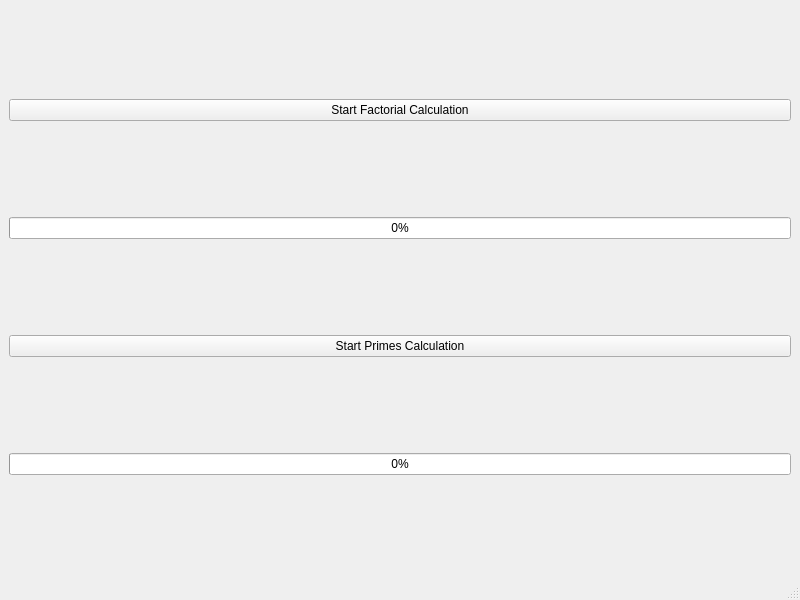
<?xml version="1.0" encoding="UTF-8"?>
<ui version="4.0">
 <class>MainWindow</class>
 <widget class="QMainWindow" name="MainWindow">
  <property name="geometry">
   <rect>
    <x>0</x>
    <y>0</y>
    <width>800</width>
    <height>600</height>
   </rect>
  </property>
  <property name="windowTitle">
   <string>MainWindow</string>
  </property>
  <widget class="QWidget" name="centralwidget">
   <layout class="QVBoxLayout" name="verticalLayout">
    <item>
     <widget class="QPushButton" name="buttonFactorial">
      <property name="text">
       <string>Start Factorial Calculation</string>
      </property>
     </widget>
    </item>
    <item>
     <widget class="QProgressBar" name="progressFactorial">
      <property name="minimum">
       <number>0</number>
      </property>
      <property name="maximum">
       <number>100</number>
      </property>
      <property name="value">
       <number>0</number>
      </property>
     </widget>
    </item>
    <item>
     <widget class="QPushButton" name="buttonPrimes">
      <property name="text">
       <string>Start Primes Calculation</string>
      </property>
     </widget>
    </item>
    <item>
     <widget class="QProgressBar" name="progressPrimes">
      <property name="minimum">
       <number>0</number>
      </property>
      <property name="maximum">
       <number>100</number>
      </property>
      <property name="value">
       <number>0</number>
      </property>
     </widget>
    </item>
   </layout>
  </widget>
  <widget class="QMenuBar" name="menubar">
   <property name="geometry">
    <rect>
     <x>0</x>
     <y>0</y>
     <width>800</width>
     <height>22</height>
    </rect>
   </property>
  </widget>
  <widget class="QStatusBar" name="statusbar"/>
 </widget>
 <resources/>
 <connections/>
</ui>
